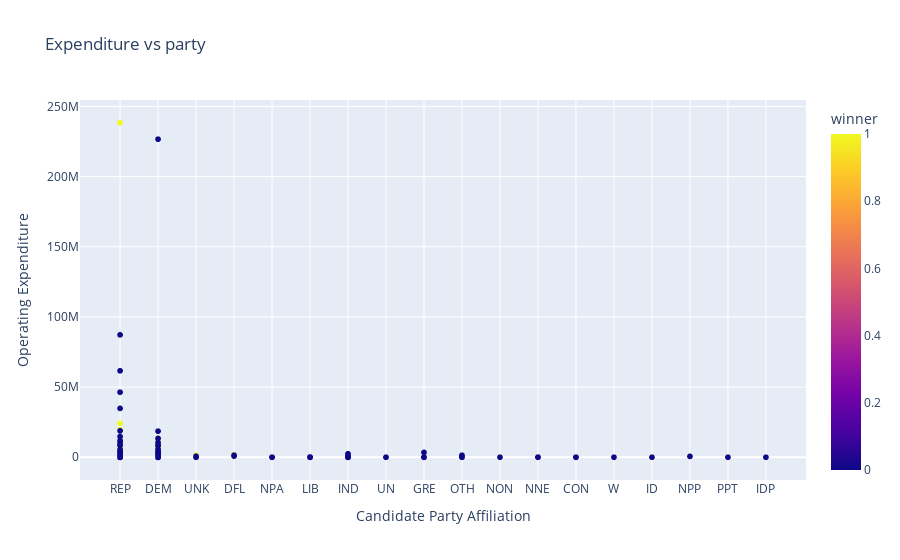

Source (notebook cell):
### Code cell
#Try visualizing expenditure vs votes use 'winner' column as colour-classification
#visualize number of campaigns vs expenditure
#Visualaize number of campaigns vs total contributions
#comapre total disbursement and (net)operating expenditure
#compare net contribution and total receipts
fig = px.scatter(campaign_data, x= campaign_data['Candidate Party Affiliation'], y= campaign_data['Operating Expenditure'],color = 'winner',  title ='Expenditure vs party')
fig.show()

### Figure 1 — Plotly figure (JSON) as saved in the notebook; plotly's stock layout.template omitted (floating-point values rounded to 4 significant figures; data arrays with more than 128 entries replaced by an {"elided": "..."} marker saying what was removed)
{"data": [{"hovertemplate": "Candidate Party Affiliation=%{x}<br>Operating Expenditure=%{y}<br>winner=%{marker.color}<extra></extra>", "legendgroup": "", "marker": {"color": {"elided": "1551 int values"}, "coloraxis": "coloraxis", "symbol": "circle"}, "mode": "markers", "name": "", "showlegend": false, "type": "scattergl", "x": {"elided": "1551 str values"}, "xaxis": "x", "y": {"elided": "1551 float values"}, "yaxis": "y"}], "layout": {"coloraxis": {"colorbar": {"title": {"text": "winner"}}, "colorscale": [[0, "#0d0887"], [0.1111, "#46039f"], [0.2222, "#7201a8"], [0.3333, "#9c179e"], [0.4444, "#bd3786"], [0.5556, "#d8576b"], [0.6667, "#ed7953"], [0.7778, "#fb9f3a"], [0.8889, "#fdca26"], [1, "#f0f921"]]}, "legend": {"tracegroupgap": 0}, "title": {"text": "Expenditure vs party"}, "xaxis": {"anchor": "y", "domain": [0, 1], "title": {"text": "Candidate Party Affiliation"}}, "yaxis": {"anchor": "x", "domain": [0, 1], "title": {"text": "Operating Expenditure"}}}}
